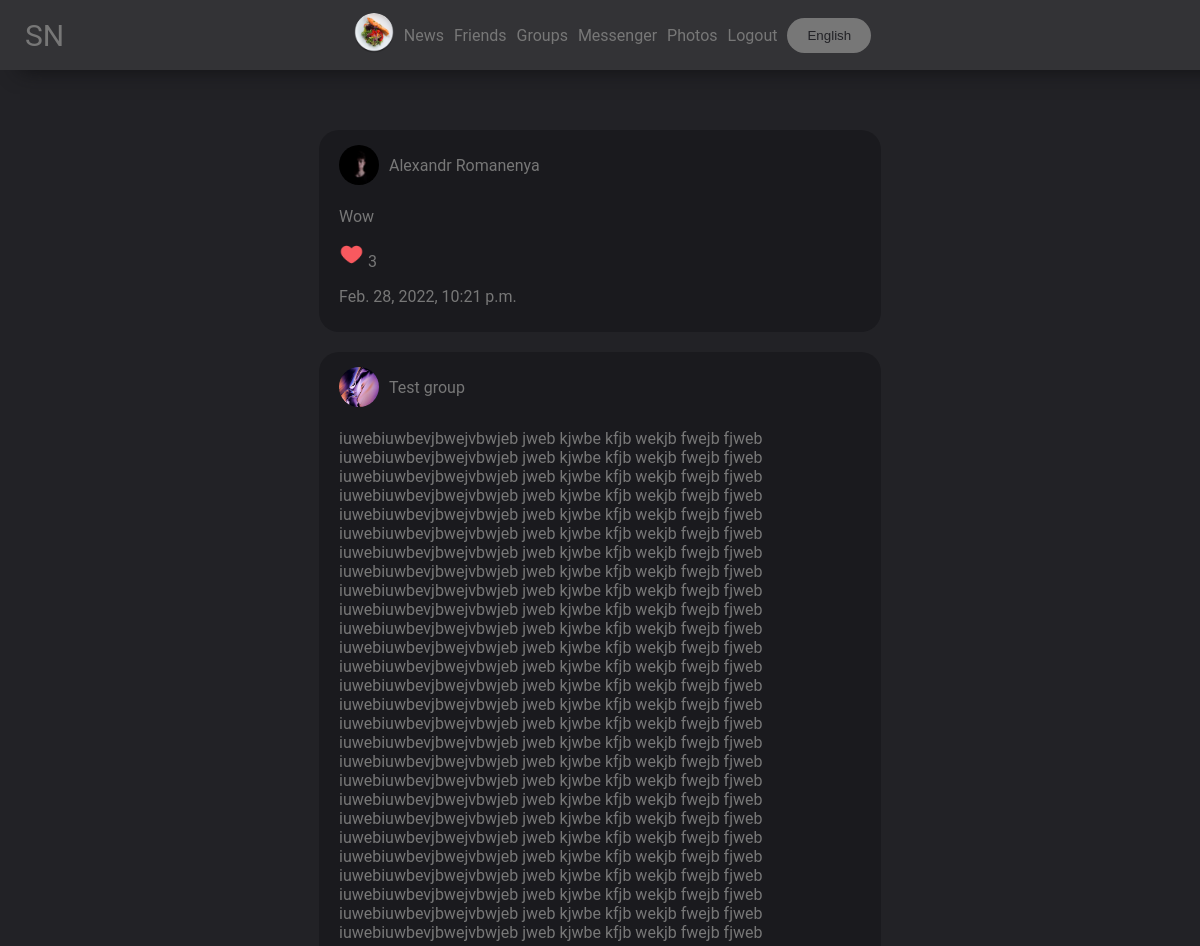
Page /news (signed in, upper part) on the earlier database version.
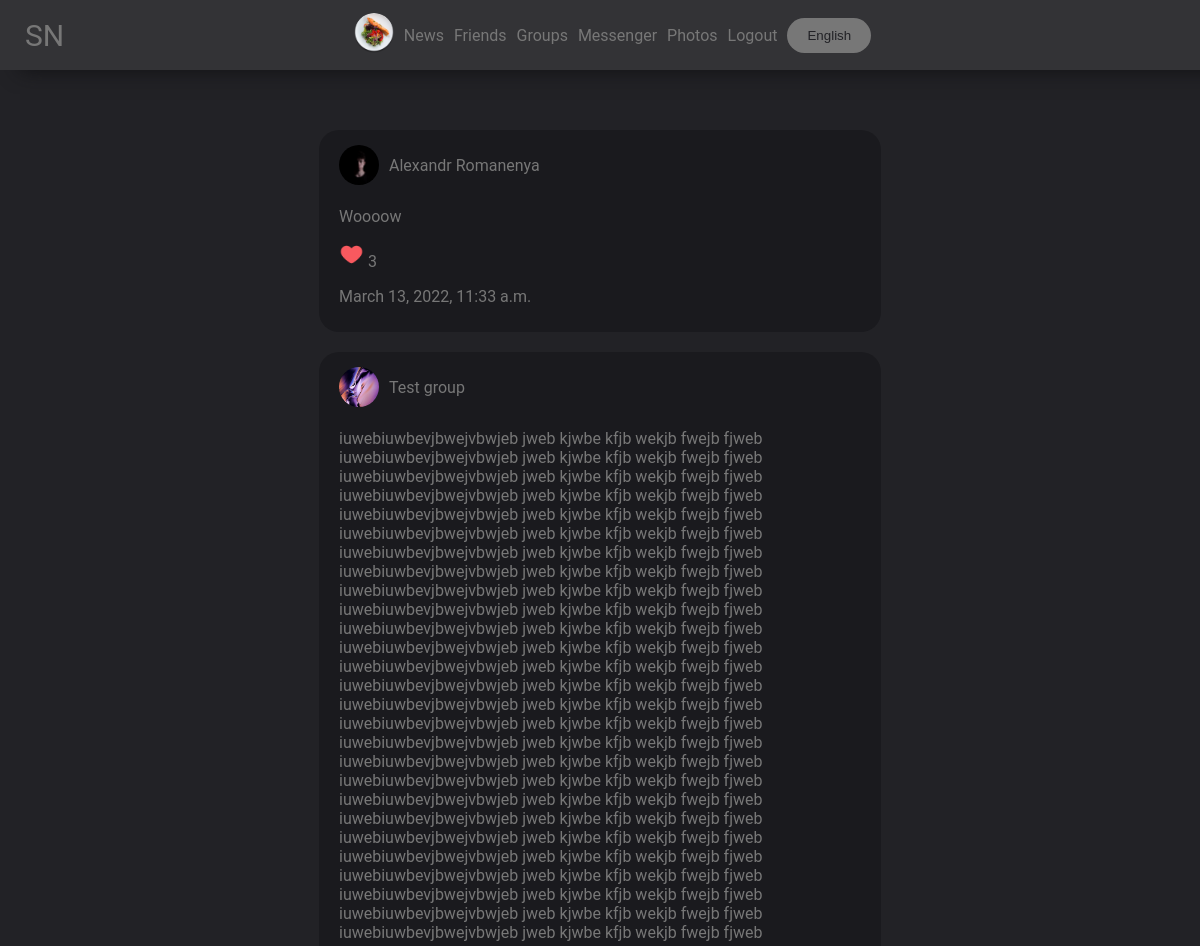
Same page on the later database version.
### mainpage/models.py (models this page shows, shortened)
class Post(models.Model):
    author = models.CharField(max_length=100, null=True, blank=True)
    text = models.TextField()
    photos = models.ManyToManyField(Photo, related_name="photos")
    pinned = models.BooleanField(default=False)
    date = models.DateTimeField(auto_now=True)
    likes = models.ManyToManyField(UserDetail)
    def count_likes(self):
        return self.likes.count()
    def get_author(self):
        if self.author[0:3] == 'usr':
            return UserDetail.objects.get(user=User.objects.get(id=self.author[3:]))
        elif self.author[0:2] == "gr":
            return Group.objects.get(id=self.author[2:])
        else:
            return None
    def get_author_name(self):
        if self.author[0:3] == 'usr':
            id = self.author[3:]
            return f'{User.objects.get(id=id).first_name} {User.objects.get(id=id).last_name}'
        elif self.author[0:2] == "gr":
            id = self.author[2:]
            return Group.objects.get(id=id).name
        else:
            return None

class UserDetail(models.Model):
    user = models.ForeignKey(User, on_delete=models.CASCADE)
    age = models.DateField(null=True, blank=True)
    photo = models.ForeignKey(Photo, on_delete=models.SET_NULL, null=True, blank=True)
    permissions = models.CharField(max_length=10, default="public")
    country = models.CharField(max_length=100, null=True, blank=True)
    city = models.CharField(max_length=100, null=True, blank=True)
    sex = models.CharField(max_length=10, choices=(('male', 'male'), ('female', 'female'), ('None', 'None')),
                           default=('None', 'None'))
    def __str__(self):
        return self.user.username
    def get_photo(self):
        if self.photo:
            return self.photo
        else:
            return settings.STATIC_URL + "/mainpage/img/user.png"

class Photo(models.Model):
    photo = models.ImageField(upload_to='photos')
    date = models.DateTimeField(auto_now=True)
    user = models.ForeignKey(User, on_delete=models.SET_NULL, null=True)
    permissions = models.CharField(max_length=10, default="public")
    def __str__(self):
        return self.photo.url

### mainpage/views.py (the view)
# urls.py: path('news', views.NewsView.as_view()),
class NewsView(View):
    @base
    @user_is_authenticated
    def get(self, request, content):
        content.update({
            'list': get_wordlist(request).News,
            'posts': None,
        })
        for el in Follower.objects.filter(user1=request.user.id):
            content['posts'] = Post.objects.filter(author=f'usr{el.user2}')
        for el in Friend.objects.filter(user1=request.user.id).union(Friend.objects.filter(user2=request.user.id)):
            if content['posts'] != None:
                content['posts'] = content['posts'].union(Post.objects.filter(author=f'usr{el.get_user_to(request.user.id)}'))
            else:
                content['posts'] = Post.objects.filter(author=f'usr{el.get_user_to(request.user.id)}')
        for el in Group.objects.filter(followers=UserDetail.objects.get(user=request.user)):
            if content['posts'] != None:
                content['posts'] = content['posts'].union(Post.objects.filter(author=f'gr{el.id}'))
            else:
                content['posts'] = Post.objects.filter(author=f'gr{el.id}')
        return render(request, 'mainpage/news.html', content)

### mainpage/models.py (called while the page is built)
    def get_user_to(self, id):
        if self.user1 == id:
            return self.user2
        else:
            return self.user1

    def __str__(self):
        return self.groupname

    def get_photo(self):
        if self.photo:
            return self.photo
        else:
            return settings.STATIC_URL + "/mainpage/img/group.jpg"

### mainpage/views.py (called while the page is built)
def base(func):
    def wrapper(self, request, content={}, *args, **kwargs):
        if request.user.is_authenticated:
            content.update({'your_user': UserDetail.objects.get(user=request.user)})
        return func(self, request, content=content, **kwargs)
    return wrapper

def user_is_authenticated(func):
    def redir(self, request):
        return redirect('/login?url=' + request.path)
    def wrapper(self, request, *args, **kwargs):
        if request.user.is_authenticated:
            return func(self, request, *args, **kwargs)
        else:
            return redir(self, request)
    return wrapper

### mainpage/templates/mainpage/news.html (shortened to what this page needs)
{% extends 'mainpage/base.html' %}
{% load static %}
{% block content %}
    <link rel="stylesheet" href="{% static 'mainpage/news.css' %}">
     <section class="posts">
            {% for el in posts %}
                <div class="post" id="post{{ el.id }}">
                    <a href="/{{ el.get_author  }}" class="user">
                        <div style="background-image: url({{ el.get_author.get_photo  }})" class="user_img"></div>
                        <p class="user_name">{{ el.get_author_name }}</p>
                    </a>
                    <p class="text">{{ el.text }}</p>
                    <div onclick="like({{ el.id }})" class="like_img" id="like_img_{{ el.id }}">
                        {% if your_user in el.likes.all %}
                            <img width="25px" src="{% static 'mainpage/img/like.png' %}">
                        {% else %}
                            <img style="filter: invert(1); opacity: 0.75" width="25px"
                                 src="{% static 'mainpage/img/no-like.png' %}">
                        {% endif %}
                        <span class="like" id="like_{{ el.id }}">{{ el.count_likes }}</span>
                    </div>
                    <p class="date">{{ el.date }}</p>
                </div>
            {% endfor %}
    </section>
{% endblock %}

Differences in the rows shown:
changed Post "Alexandr Romanenya": text "Wow" → "Woooow"; date "Feb. 28, 2022, 10:21 p.m." → "March 13, 2022, 11:33 a.m."
